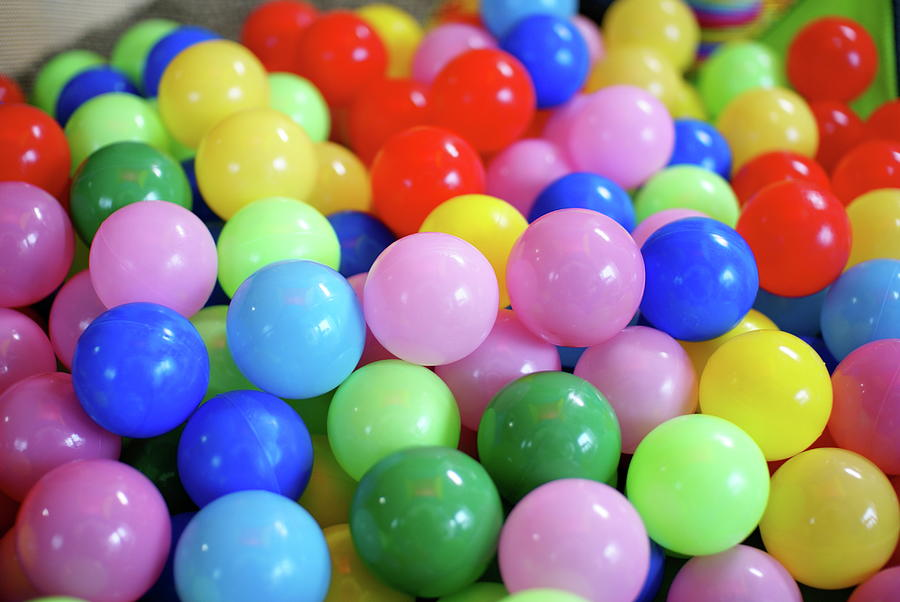
#> input picture Project Object Detection in Image/balls.jpg, 900 x 602 px
$ python main.py
#> lines starting #> are read from the running program, lines starting #| are printed output that depends on the picture
import cv2
#openCV use as cv2 in python
#Image conversion project colored image into grayscale.

path = input("Enter the Path and name of an image===")
#> the answer given: ../Project Object Detection in Image/balls.jpg
print("You Enter this===",path)

#Now read image
img1 = cv2.imread(path,0) #convert image into grayscale
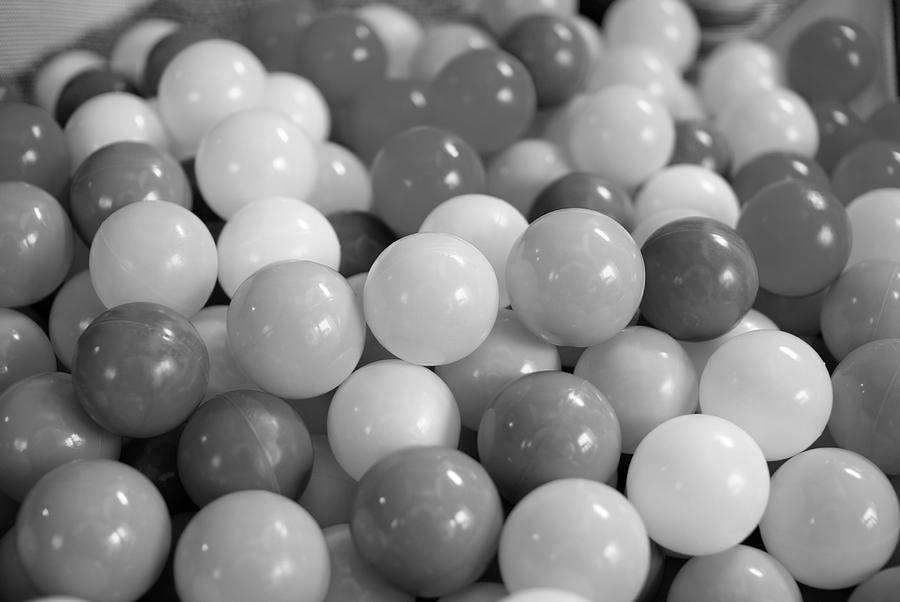
#> img1: shape (602, 900); min 0, max 255, mean 131.4
img1 = cv2.resize(img1,(560,700))
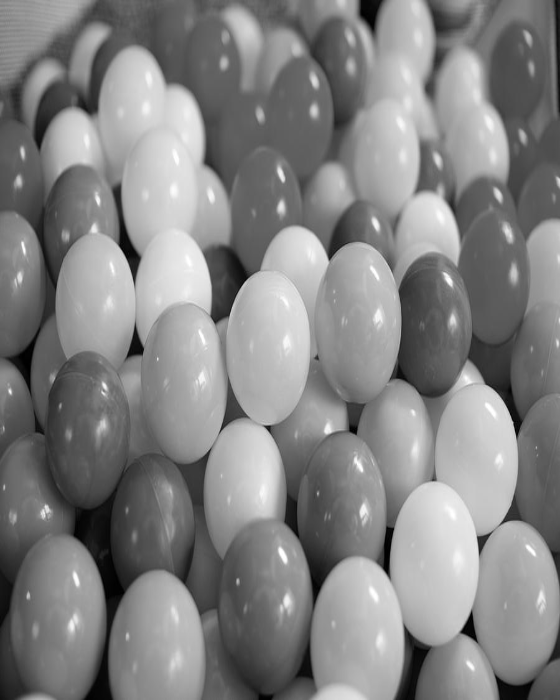
#> img1: shape (700, 560); min 0, max 255, mean 131.3
img1 = cv2.flip(img1,1)#it accept 3 parameters 0,-1,1#used for any rotation
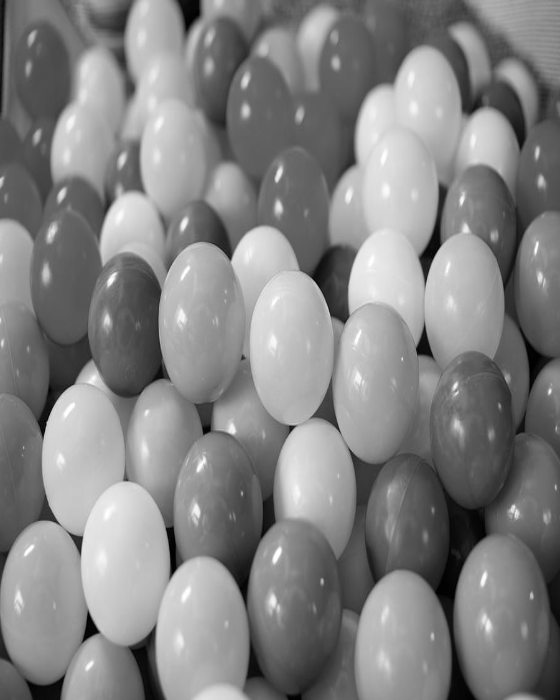
#> img1: shape (700, 560); min 0, max 255, mean 131.3
cv2.imshow("converted image==",img1)
k = cv2.waitKey(0) & 0xFF
#> (key q is pressed here)
if k == ord("q"):
    cv2.destroyAllWindows()

elif k == ord("s"):
    cv2.imwrite("H:\\ouput.png",img1)  #it accept name of image and data
    cv2.destroyAllWindows()  #openCV use as cv2 in python
